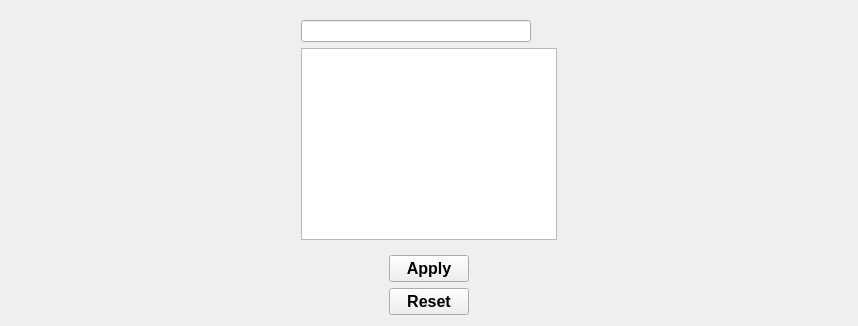
               <widget class="QWidget" name="tab_7">
                <attribute name="title">
                 <string>Modulation</string>
                </attribute>
                <layout class="QVBoxLayout" name="verticalLayout_19">
                 <item>
                  <layout class="QHBoxLayout" name="horizontalLayout_61">
                   <item>
                    <spacer name="horizontalSpacer_3">
                     <property name="orientation">
                      <enum>Qt::Horizontal</enum>
                     </property>
                     <property name="sizeHint" stdset="0">
                      <size>
                       <width>162</width>
                       <height>20</height>
                      </size>
                     </property>
                    </spacer>
                   </item>
                   <item>
                    <widget class="QWidget" name="widget_2" native="true">
                     <layout class="QGridLayout" name="gridLayout_9">
                      <item row="0" column="0">
                       <widget class="QLineEdit" name="search_bar_modulation">
                        <property name="sizePolicy">
                         <sizepolicy hsizetype="Preferred" vsizetype="Maximum">
                          <horstretch>0</horstretch>
                          <verstretch>0</verstretch>
                         </sizepolicy>
                        </property>
                       </widget>
                      </item>
                      <item row="0" column="1">
                       <widget class="QLabel" name="modulation_search_label">
                        <property name="sizePolicy">
                         <sizepolicy hsizetype="Fixed" vsizetype="Fixed">
                          <horstretch>0</horstretch>
                          <verstretch>0</verstretch>
                         </sizepolicy>
                        </property>
                        <property name="maximumSize">
                         <size>
                          <width>20</width>
                          <height>20</height>
                         </size>
                        </property>
                        <property name="baseSize">
                         <size>
                          <width>20</width>
                          <height>20</height>
                         </size>
                        </property>
                        <property name="text">
                         <string/>
                        </property>
                        <property name="pixmap">
                         <pixmap>icons_imgs/search_icon.png</pixmap>
                        </property>
                        <property name="scaledContents">
                         <bool>true</bool>
                        </property>
                        <property name="alignment">
                         <set>Qt::AlignCenter</set>
                        </property>
                       </widget>
                      </item>
                      <item row="1" column="0" colspan="2">
                       <widget class="QListWidget" name="modulation_list">
                        <property name="sizePolicy">
                         <sizepolicy hsizetype="Preferred" vsizetype="Expanding">
                          <horstretch>0</horstretch>
                          <verstretch>0</verstretch>
                         </sizepolicy>
                        </property>
                        <property name="font">
                         <font>
                          <pointsize>12</pointsize>
                          <weight>50</weight>
                          <bold>false</bold>
                         </font>
                        </property>
                        <property name="editTriggers">
                         <set>QAbstractItemView::NoEditTriggers</set>
                        </property>
                        <property name="selectionMode">
                         <enum>QAbstractItemView::MultiSelection</enum>
                        </property>
                       </widget>
                      </item>
                     </layout>
                    </widget>
                   </item>
                   <item>
                    <spacer name="horizontalSpacer_4">
                     <property name="orientation">
                      <enum>Qt::Horizontal</enum>
                     </property>
                     <property name="sizeHint" stdset="0">
                      <size>
                       <width>161</width>
                       <height>20</height>
                      </size>
                     </property>
                    </spacer>
                   </item>
                  </layout>
                 </item>
                 <item>
                  <layout class="QHBoxLayout" name="horizontalLayout_59">
                   <item>
                    <spacer name="horizontalSpacer_51">
                     <property name="orientation">
                      <enum>Qt::Horizontal</enum>
                     </property>
                     <property name="sizeHint" stdset="0">
                      <size>
                       <width>378</width>
                       <height>20</height>
                      </size>
                     </property>
                    </spacer>
                   </item>
                   <item>
                    <widget class="DoubleTextButton" name="apply_remove_modulation_filter_btn">
                     <property name="enabled">
                      <bool>true</bool>
                     </property>
                     <property name="font">
                      <font>
                       <pointsize>12</pointsize>
                       <weight>75</weight>
                       <bold>true</bold>
                      </font>
                     </property>
                     <property name="text">
                      <string>Apply</string>
                     </property>
                     <property name="checkable">
                      <bool>true</bool>
                     </property>
                    </widget>
                   </item>
                   <item>
                    <spacer name="horizontalSpacer_53">
                     <property name="orientation">
                      <enum>Qt::Horizontal</enum>
                     </property>
                     <property name="sizeHint" stdset="0">
                      <size>
                       <width>378</width>
                       <height>20</height>
                      </size>
                     </property>
                    </spacer>
                   </item>
                  </layout>
                 </item>
                 <item>
                  <layout class="QHBoxLayout" name="horizontalLayout_60">
                   <item>
                    <spacer name="horizontalSpacer_52">
                     <property name="orientation">
                      <enum>Qt::Horizontal</enum>
                     </property>
                     <property name="sizeHint" stdset="0">
                      <size>
                       <width>378</width>
                       <height>20</height>
                      </size>
                     </property>
                    </spacer>
                   </item>
                   <item>
                    <widget class="QPushButton" name="reset_modulation_filters_btn">
                     <property name="font">
                      <font>
                       <pointsize>12</pointsize>
                       <weight>75</weight>
                       <bold>true</bold>
                      </font>
                     </property>
                     <property name="text">
                      <string>Reset</string>
                     </property>
                    </widget>
                   </item>
                   <item>
                    <spacer name="horizontalSpacer_54">
                     <property name="orientation">
                      <enum>Qt::Horizontal</enum>
                     </property>
                     <property name="sizeHint" stdset="0">
                      <size>
                       <width>378</width>
                       <height>20</height>
                      </size>
                     </property>
                    </spacer>
                   </item>
                  </layout>
                 </item>
                </layout>
               </widget>
